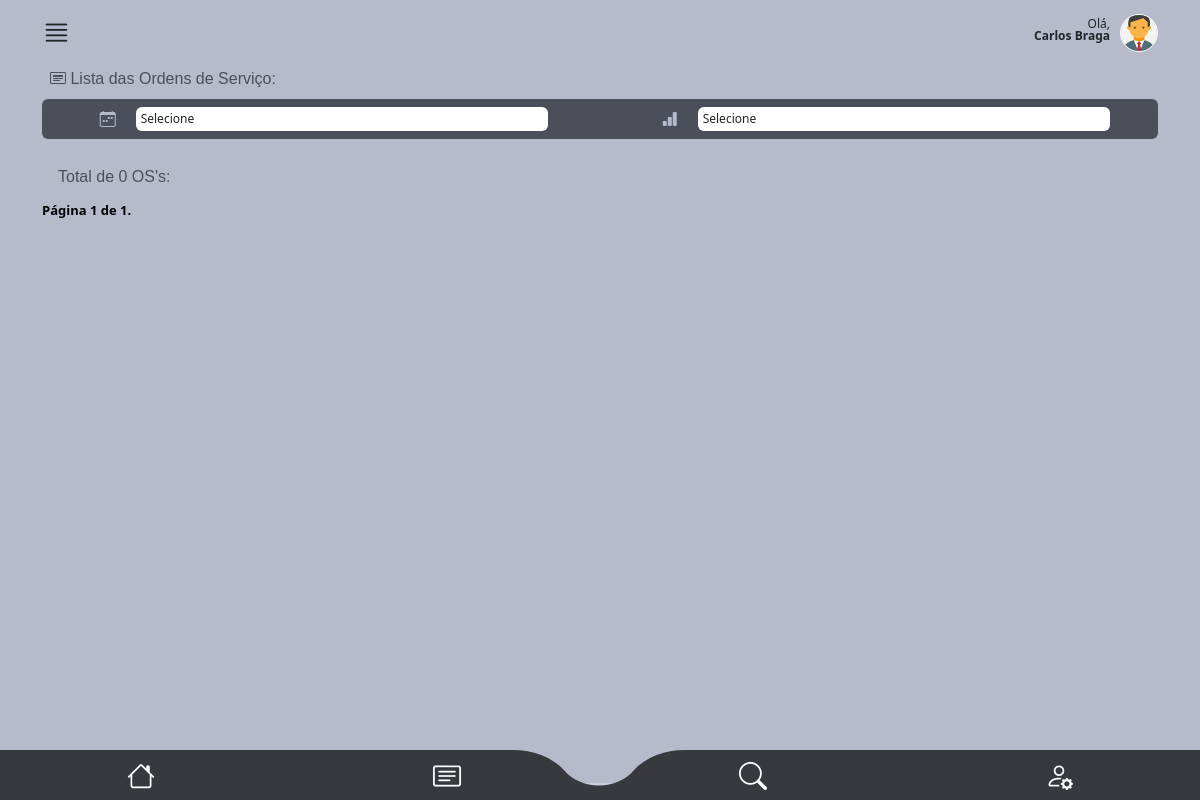
The app's page /main/minhas_os/ (signed in), older data.
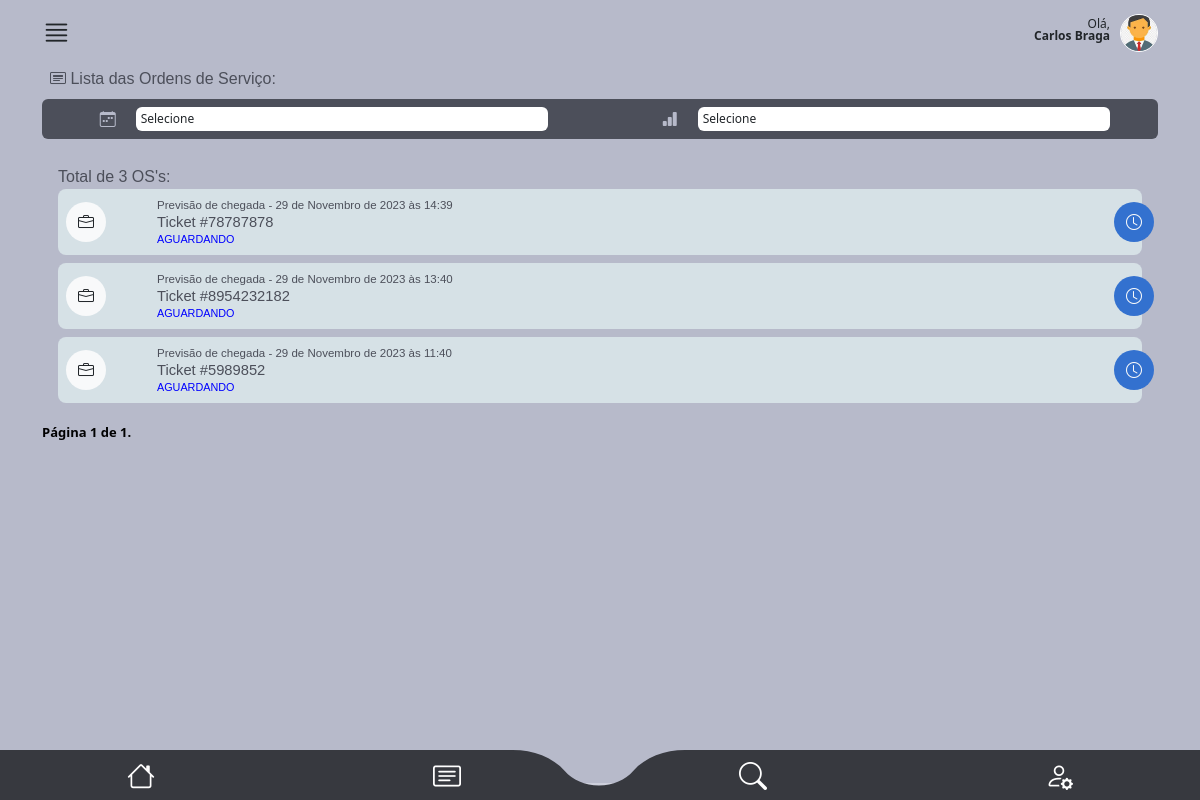
The same page, newer data.
### staff/models.py (models this page shows, shortened)
class OrdemDeServico(models.Model):
    ticket = models.CharField(max_length=200, unique=True)
    tecnico = models.ForeignKey(
        CustomUser,
        on_delete=models.CASCADE,
        related_name="ordens_técnico",
        null=True,
        default=None,
    )
    staff = models.ForeignKey(
        CustomUser, on_delete=models.CASCADE, related_name="ordens_staff"
    )
    descricao = models.TextField(max_length=600)
    previsao_chegada = models.DateTimeField(editable=True)
    previsao_execucao = models.DateTimeField(editable=True)
    material = models.CharField(max_length=100, validators=[MinLengthValidator(3)])
    equipamento = models.CharField(max_length=100, validators=[MinLengthValidator(3)])
    data_criacao = models.DateTimeField(auto_now_add=True)
    cliente = models.ForeignKey(Cliente, on_delete=models.CASCADE)
    endereco = models.ForeignKey(Endereco, on_delete=models.CASCADE)
    contrato = models.CharField(max_length=700, null=True, blank=True)
    atividade = models.CharField(max_length=50, choices=ACTIVITY_CHOICES)
    status_tecnico = models.CharField(max_length=50, choices=TECNICAL_CHOICES)
    status = models.CharField(
        max_length=10, choices=STATUS_CHOICES, default="Aguardando"
    )
    atraso_em_minutos = models.CharField(max_length=50, choices=ATRASO_CHOICES)
    atraso_descricao = models.TextField(max_length=400)
    descricao_reagendamento = models.TextField(max_length=400)
    vezes_reagendada = models.IntegerField(default=0)
    aceite = models.BooleanField(default=False)

### main/views.py (the view, shortened to what this page needs)
@user_passes_test(is_tecnico)
def minhas_os(request):
    try:
        status_filter = request.GET.get("status")
        previsao_chegada_filter = request.GET.get("previsao_chegada")
        user = request.user
        ordens_ativas = OrdemDeServico.objects.filter(
            tecnico=user,
            status__in=["Atenção", "Urgente", "Aguardando", "Concluído"],
            aceite=True,
        ).order_by("-previsao_chegada")
        ordens_ativas_counter = OrdemDeServico.objects.filter(
            tecnico=user,
            status__in=["Atenção", "Urgente", "Aguardando", "Concluído"],
            aceite=True,
        )
        data_atual = datetime.now().date()
        todas_as_ordens = OrdemDeServico.objects.filter(tecnico=user)
        for ordem in todas_as_ordens:
            data_previsao = ordem.previsao_chegada.date()
            if data_previsao < data_atual and ordem.status in [
                "Atenção",
                "Urgente",
                "Aguardando",
            ]:
                ordem.status = "Reagendar"
                ordem.status_tecnico = "Aguardando Aceite"
                ordem.vezes_reagendada += 1
                ordem.descricao_reagendamento = "Ordem ignorada pelo técnico"
                ordem.save()
        if status_filter and status_filter != "Todas":
            ordens_ativas = ordens_ativas.filter(status=status_filter)
        items_per_page = 5
        paginator = Paginator(ordens_ativas, items_per_page)
        page = request.GET.get("page")
        try:
            ordens_ativas = paginator.page(page)
        except PageNotAnInteger:
            ordens_ativas = paginator.page(1)
        except EmptyPage:
            ordens_ativas = paginator.page(paginator.num_pages)
        return render(
            request,
            "minhas_os.html",
            {"ordens_ativas": ordens_ativas, "qtdos": len(ordens_ativas_counter)},
        )
    except Exception as e:
        return render(request, "error.html", {"error_message": str(e)})

### main/helpers.py (called while the page is built)
def is_tecnico(user):
    return user.groups.filter(name="Técnico").exists()

### main/templates/minhas_os.html (shortened to what the changed rows need)
{% extends "base2.html" %}
{%load static%}
{% block rest %}
      <section id="lista_oc_scr">
        <div class="container">
            <div id="oc_lista">
              <div class="tab-pane fade show active" id="pills-01" role="tabpanel" aria-labelledby="pills-home-tab" tabindex="0">
                <label class="mt-2 font-medium color04">Total de {{qtdos}} OS's:</label>
                {% for ordem in ordens_ativas %}
                <div class="oc_lista_item">
                      <a href="{% url 'os_detail2' ordem.id %}" class="a-whole"></a>
                      <div class="row">
                          <div class="col-2 col-md-1">
                              <div class="icon bg-light"><i class="bi bi-briefcase text-dark"></i></div>
                          </div>
                          <div class="col-9 col-md-11">
                              <div class="oc_l_data color04 font-light">Previsão de chegada - {{ ordem.previsao_chegada }}</div>
                              <div class="oc_l_nome font-medium color04">Ticket #{{ ordem.ticket }}</div>
                              <div class="oc_l_status font-medium {% if ordem.status == 'Urgente' %}color-red{% elif ordem.status == 'Atenção' %}color-yellow{% elif ordem.status == 'Aguardando' %}color-blue{% elif ordem.status == 'Concluído' %}color-green{% endif %}">{{ ordem.status }}</div>
                          </div>
                          {% if ordem.status == "Urgente" %}
                              <div class="status_icon bg05 text-light">
                                  <i class="bi bi-exclamation-triangle-fill"></i>
                              </div>
                          {% elif ordem.status == "Atenção" %}
                              <div class="status_icon bg06 text-dark">
                                  <i class="bi bi-flag"></i>
                              </div>
                          {% elif ordem.status == "Aguardando" %}
                              <div class="status_icon bg01 text-light">
                                  <i class="bi bi-clock"></i>
                              </div>
                          {% elif ordem.status == "Concluído" %}
                              <div class="status_icon bg02 text-light">
                                <i class="bi bi-check-circle"></i>
                            </div>
                          {% endif %}
                      </div>
                  </div>
                  {% endfor %}
                </div>
              </div>
      </section>
  {% endblock %}

Row changes from the older to the newer data that the page shows:
added OrdemDeServico: previsao_chegada "29 de Novembro de 2023 às 14:39", ticket "78787878", status "AGUARDANDO"
now on this page (row edited): OrdemDeServico: previsao_chegada "29 de Novembro de 2023 às 13:40", ticket "8954232182", status "AGUARDANDO"
now on this page (row edited): OrdemDeServico: previsao_chegada "29 de Novembro de 2023 às 11:40", ticket "5989852", status "AGUARDANDO"
Text that changed along with them:
{{ qtdos }}: "0" → "3"
